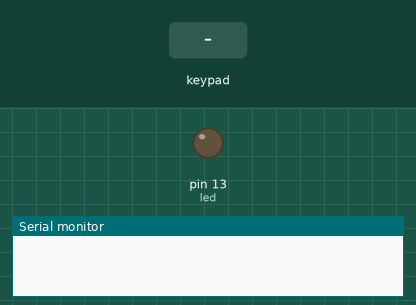
Bench run of a sketch on a simulated Arduino Uno, built with avr-gcc and run on an emulated ATmega328P. On the bench: output pins drawn as LEDs (lit = HIGH), the last lines printed to the serial monitor. The inputs (shaded band) are chosen by the test bench.

Above: at 1.2 s.
1.3 s: keypad keys 1 2 3 4 5 6 # pressed 0.4 s apart
At 5.1 s:
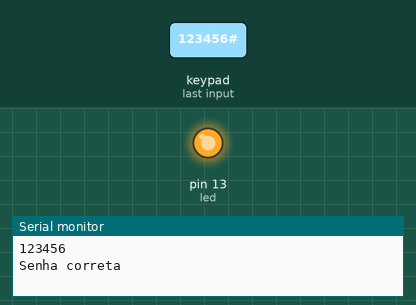
5.6 s: key '#' pressed
Timing chart, 0 to 10.2 s (numbered marks = the images above; inputs shaded):
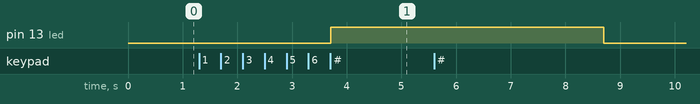

The sketch:

_02_-_Simulando_a_fechadura.ino
```cpp
#include <Key.h>
#include <Keypad.h>

const byte n_linhas = 4;
const byte n_colunas = 3;
char teclas[n_linhas][n_colunas] =  {
            {'1','2','3'},
            {'4','5','6'},
            {'7','8','9'},
            {'*','0','#'}
          };
byte mapa_linha[n_linhas] = {9,8,7,6};
byte mapa_coluna[n_colunas] = {5,4,3};
Keypad teclado = Keypad(makeKeymap(teclas),mapa_linha,mapa_coluna,n_linhas,n_colunas);

int pos = 0;
int led = 13;
char senha[12];
char correta[] = "123456";

void setup() {
  pinMode(led,OUTPUT);
  Serial.begin(9600);
}

void loop() {
  char tecla = teclado.getKey();
  if(tecla != NO_KEY) {
    if(tecla != '#') {
      senha[pos] = tecla;
      pos++;
    }
    if(tecla == '#') {
      Serial.println(senha);
      if(!strcmp(correta,senha)) {
        Serial.println("Senha correta");
        digitalWrite(led,HIGH);
        delay(5000);
      }
      for(int i=0;i<strlen(senha);i++) senha[i] = ' ';
      pos = 0;
      digitalWrite(led,LOW);

    }
  }
}
```

Measured:
- after the input at 1.3 s, pin 13 (led): LOW → HIGH after 2.4 s
